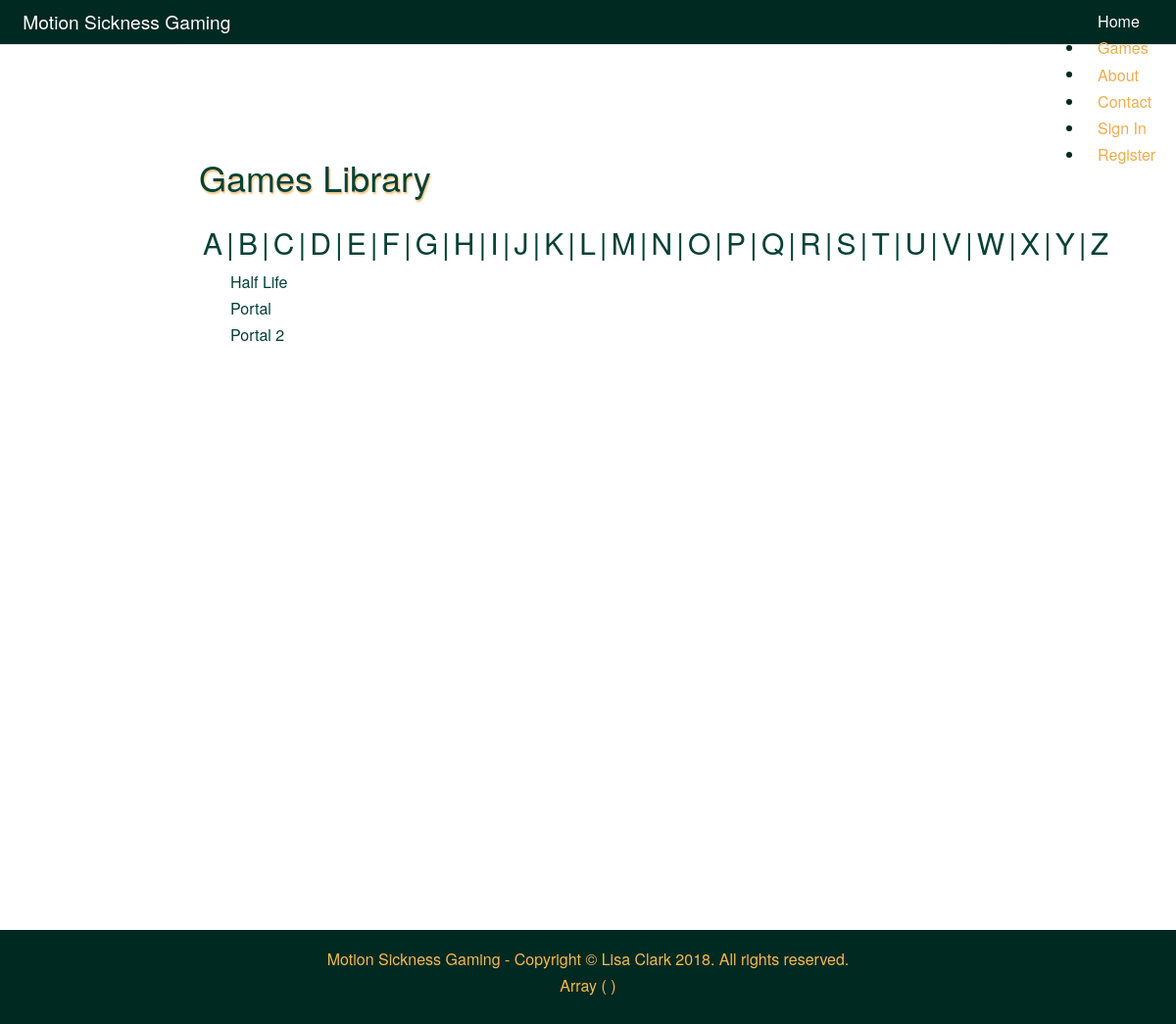
/view/php/games.php, run on the app's committed database.
### tables this page shows
CREATE TABLE `game` (
  `gameID` int(10) UNSIGNED NOT NULL,
  `gameName` varchar(100) NOT NULL,
  `gameThUp` int(10) UNSIGNED NOT NULL,
  `gameThDown` int(10) UNSIGNED NOT NULL,
  `gameDate` datetime NOT NULL DEFAULT CURRENT_TIMESTAMP
);

### model/dbfunctions.php (called while the page is built, shortened)
<?php
function gamelist() {
    $selectgames = "SELECT * from game ORDER BY gameName;";
    include 'connect.php';
    $stmt = $conn->prepare($selectgames);
    $stmt->execute();
    return $staticresult = $stmt->fetchAll(PDO::FETCH_ASSOC);
}
?>

### view/php/games.php (the view, shortened to what this page needs)
<?php
    include 'header.php';
    include 'nav.php';
    include '../../model/connect.php';
    include '../../model/dbfunctions.php';
?>
<div class="container game-page">
    <div class="game-button">
        <h1 class="inline">Games Library</h1>
    </div>
    <h2><a href="#">A</a>|<a href="#">B</a>|<a href="#">C</a>|<a href="#">D</a>|<a href="#">E</a>|<a href="#">F</a>|<a href="#">G</a>|<a href="#">H</a>|<a href="#">I</a>|<a href="#">J</a>|<a href="#">K</a>|<a href="#">L</a>|<a href="#">M</a>|<a href="#">N</a>|<a href="#">O</a>|<a href="#">P</a>|<a href="#">Q</a>|<a href="#">R</a>|<a href="#">S</a>|<a href="#">T</a>|<a href="#">U</a>|<a href="#">V</a>|<a href="#">W</a>|<a href="#">X</a>|<a href="#">Y</a>|<a href="#">Z</a></h2>
    <ul>
        <?php
            $allgames = gamelist();
            foreach($allgames as $row) {
                echo '<li><a href="individual_games.php?gameID='. $row['gameID'] . '">' . $row['gameName'] . '</a></li>';
            }
        ?>
    </ul>
</div>
<?php
    include 'footer.php';
?>

### view/css/layouts/marketing.css (style rules this page uses)
* { -webkit-box-sizing: border-box; -moz-box-sizing: border-box; box-sizing: border-box; }
body { line-height: 1.7em; color: #002921; font-size: 13px; background-image: url(../../img/background.jpg); background-attachment: fixed; }
h1, h2, h3, h4, h5, h6, label { color: #054135; }
@media (min-width: 48em) { body { font-size: 16px; } }

### view/css/style.css (style rules this page uses)
.game-page { padding-top: 80px; margin: 0 auto; background: rgba(255,255,255,0.4); width: 70%; min-height: 1000px; }
.game-page h1 { text-shadow: 1px 2px 2px rgba(238,172,78,0.8); padding-top: 2%; }
.game-page h1, .game-page h2 { padding-left: 1%; }
.game-page h2 a { color: #054135; padding: 0.5%; }
.game-page ul { list-style-type: none; }
.game-page li a { color: #054135; }
.inline { display: inline-block; }
.game-button { min-height: 80px; }

### data on the page
game: gameName "Half Life"
game: gameName "Portal"
game: gameName "Portal 2"
